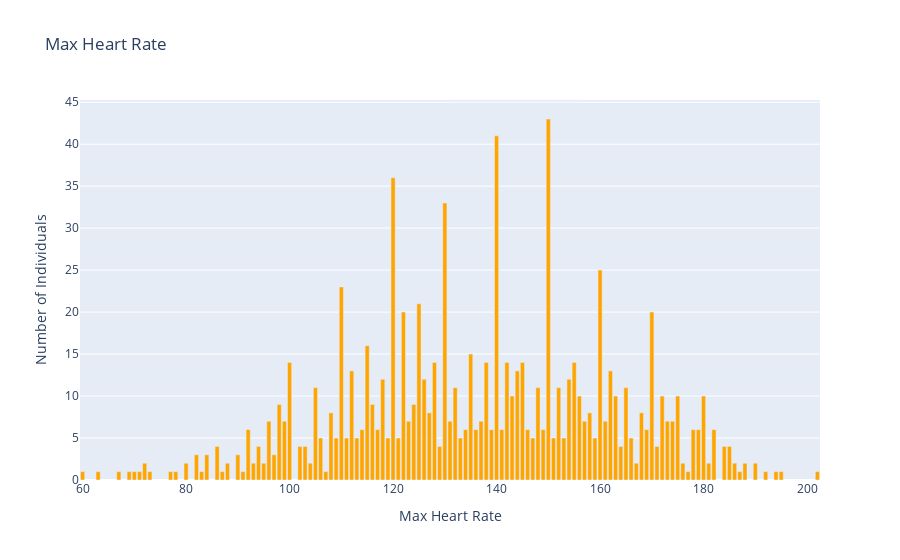

The code cell stored with this chart in its notebook:
### Code cell
def plot_max_hr():
    max_heart_rate_counts = df['max heart rate'].value_counts().sort_index()
    fig_max_heart_rate = px.bar(
    x=max_heart_rate_counts.index, y=max_heart_rate_counts.values,
    labels={'x': 'Max Heart Rate', 'y': 'Number of Individuals'},
    title="Max Heart Rate",
    color_discrete_sequence=['orange'] # adjust this color and dark theme
    )
    return fig_max_heart_rate
plot_max_hr()

### Figure 1 — Plotly figure (JSON) as saved in the notebook; plotly's stock layout.template omitted (floating-point values rounded to 4 significant figures)
{"data": [{"alignmentgroup": "True", "hovertemplate": "Max Heart Rate=%{x}<br>Number of Individuals=%{y}<extra></extra>", "legendgroup": "", "marker": {"color": "orange", "pattern": {"shape": ""}}, "name": "", "offsetgroup": "", "orientation": "v", "showlegend": false, "textposition": "auto", "type": "bar", "x": [60, 63, 67, 69, 70, 71, 72, 73, 77, 78, 80, 82, 83, 84, 86, 87, 88, 90, 91, 92, 93, 94, 95, 96, 97, 98, 99, 100, 102, 103, 104, 105, 106, 107, 108, 109, 110, 111, 112, 113, 114, 115, 116, 117, 118, 119, 120, 121, 122, 123, 124, 125, 126, 127, 128, 129, 130, 131, 132, 133, 134, 135, 136, 137, 138, 139, 140, 141, 142, 143, 144, 145, 146, 147, 148, 149, 150, 151, 152, 153, 154, 155, 156, 157, 158, 159, 160, 161, 162, 163, 164, 165, 166, 167, 168, 169, 170, 171, 172, 173, 174, 175, 176, 177, 178, 179, 180, 181, 182, 184, 185, 186, 187, 188, 190, 192, 194, 195, 202], "xaxis": "x", "y": [1, 1, 1, 1, 1, 1, 2, 1, 1, 1, 2, 3, 1, 3, 4, 1, 2, 3, 1, 6, 2, 4, 2, 7, 3, 9, 7, 14, 4, 4, 2, 11, 5, 1, 8, 5, 23, 5, 13, 5, 6, 16, 9, 6, 12, 5, 36, 5, 20, 7, 9, 21, 12, 8, 14, 4, 33, 7, 11, 5, 6, 15, 6, 7, 14, 6, 41, 6, 14, 10, 13, 14, 6, 5, 11, 6, 43, 5, 11, 5, 12, 14, 10, 7, 8, 5, 25, 7, 13, 10, 4, 11, 5, 2, 8, 6, 20, 4, 10, 7, 7, 10, 2, 1, 6, 6, 10, 2, 6, 4, 4, 2, 1, 2, 2, 1, 1, 1, 1], "yaxis": "y"}], "layout": {"barmode": "relative", "legend": {"tracegroupgap": 0}, "title": {"text": "Max Heart Rate"}, "xaxis": {"anchor": "y", "domain": [0, 1], "title": {"text": "Max Heart Rate"}}, "yaxis": {"anchor": "x", "domain": [0, 1], "title": {"text": "Number of Individuals"}}}}
